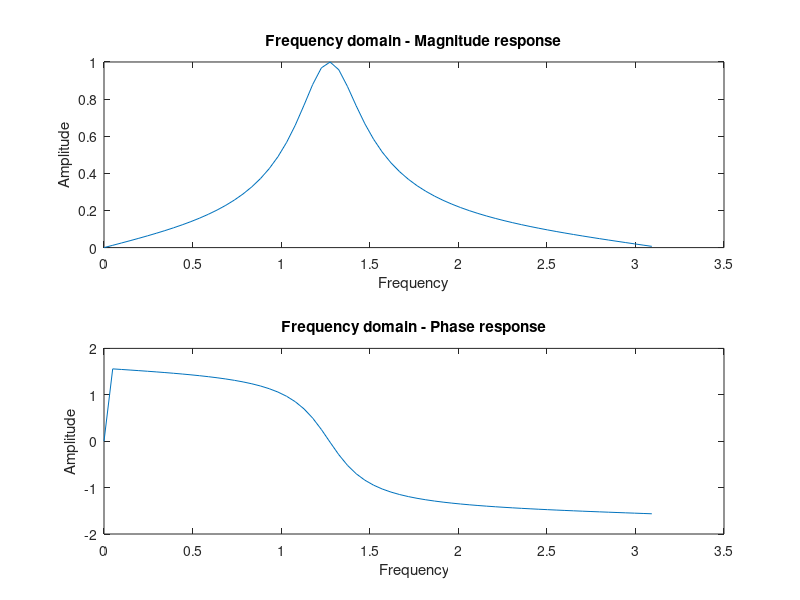

Recreate this plot in MATLAB.
a = [1 -0.5 0.7];
b = [0.15 0 -0.15];
p = 64;
[h,w] = freqz(b,a,p);

subplot(211);
plot(w,abs(h));
xlabel('Frequency');
ylabel('Amplitude');
title('Frequency domain - Magnitude response')
subplot(212);
plot(w,angle(h));
xlabel('Frequency');
ylabel('Amplitude');
title('Frequency domain - Phase response')